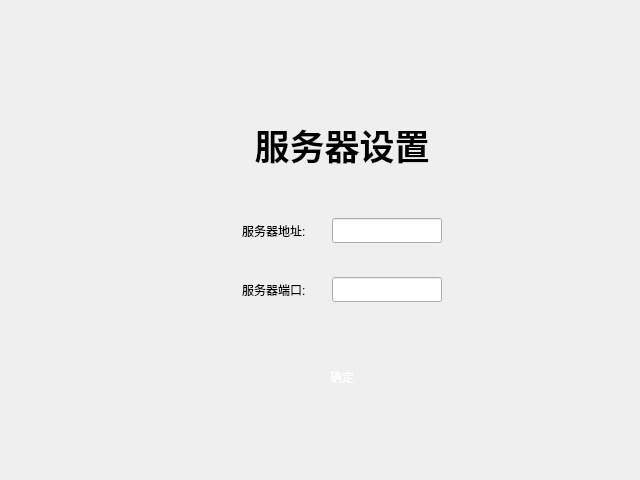
<?xml version="1.0" encoding="UTF-8"?>
<ui version="4.0">
 <class>Login</class>
 <widget class="QDialog" name="Login">
  <property name="geometry">
   <rect>
    <x>0</x>
    <y>0</y>
    <width>640</width>
    <height>480</height>
   </rect>
  </property>
  <property name="windowTitle">
   <string>Dialog</string>
  </property>
  <property name="styleSheet">
   <string notr="true"/>
  </property>
  <widget class="TitleWidget" name="title_widget" native="true">
   <property name="geometry">
    <rect>
     <x>0</x>
     <y>0</y>
     <width>640</width>
     <height>41</height>
    </rect>
   </property>
   <property name="contextMenuPolicy">
    <enum>Qt::NoContextMenu</enum>
   </property>
  </widget>
  <widget class="QStackedWidget" name="stackedWidget">
   <property name="geometry">
    <rect>
     <x>0</x>
     <y>49</y>
     <width>640</width>
     <height>431</height>
    </rect>
   </property>
   <property name="currentIndex">
    <number>2</number>
   </property>
   <widget class="QWidget" name="login_page">
    <layout class="QVBoxLayout" name="verticalLayout_3">
     <item>
      <spacer name="verticalSpacer">
       <property name="orientation">
        <enum>Qt::Vertical</enum>
       </property>
       <property name="sizeHint" stdset="0">
        <size>
         <width>20</width>
         <height>33</height>
        </size>
       </property>
      </spacer>
     </item>
     <item>
      <widget class="QWidget" name="widget" native="true">
       <layout class="QHBoxLayout" name="horizontalLayout_3">
        <item>
         <spacer name="horizontalSpacer">
          <property name="orientation">
           <enum>Qt::Horizontal</enum>
          </property>
          <property name="sizeHint" stdset="0">
           <size>
            <width>103</width>
            <height>20</height>
           </size>
          </property>
         </spacer>
        </item>
        <item>
         <widget class="QWidget" name="widget_2" native="true">
          <layout class="QVBoxLayout" name="verticalLayout_2">
           <item>
            <widget class="QWidget" name="widget_6" native="true">
             <layout class="QHBoxLayout" name="horizontalLayout_4">
              <item>
               <widget class="QLabel" name="label_3">
                <property name="font">
                 <font>
                  <family>华文新魏</family>
                  <pointsize>26</pointsize>
                  <bold>true</bold>
                 </font>
                </property>
                <property name="text">
                 <string>用户登录</string>
                </property>
                <property name="alignment">
                 <set>Qt::AlignCenter</set>
                </property>
               </widget>
              </item>
             </layout>
            </widget>
           </item>
           <item>
            <widget class="QWidget" name="widget_7" native="true">
             <property name="minimumSize">
              <size>
               <width>0</width>
               <height>15</height>
              </size>
             </property>
            </widget>
           </item>
           <item>
            <widget class="QWidget" name="widget_3" native="true">
             <layout class="QGridLayout" name="gridLayout">
              <item row="2" column="0">
               <widget class="QLabel" name="label_2">
                <property name="text">
                 <string>密码:</string>
                </property>
                <property name="buddy">
                 <cstring>log_pwd</cstring>
                </property>
               </widget>
              </item>
              <item row="0" column="2">
               <widget class="QLineEdit" name="log_usr">
                <property name="minimumSize">
                 <size>
                  <width>0</width>
                  <height>25</height>
                 </size>
                </property>
                <property name="font">
                 <font>
                  <family>Aharoni</family>
                  <pointsize>12</pointsize>
                  <bold>true</bold>
                 </font>
                </property>
                <property name="alignment">
                 <set>Qt::AlignCenter</set>
                </property>
               </widget>
              </item>
              <item row="2" column="2">
               <widget class="QLineEdit" name="log_pwd">
                <property name="minimumSize">
                 <size>
                  <width>0</width>
                  <height>25</height>
                 </size>
                </property>
                <property name="font">
                 <font>
                  <family>Aharoni</family>
                  <pointsize>12</pointsize>
                  <bold>true</bold>
                 </font>
                </property>
                <property name="alignment">
                 <set>Qt::AlignCenter</set>
                </property>
               </widget>
              </item>
              <item row="0" column="0">
               <widget class="QLabel" name="label">
                <property name="text">
                 <string>用户名:</string>
                </property>
                <property name="buddy">
                 <cstring>log_usr</cstring>
                </property>
               </widget>
              </item>
              <item row="0" column="1">
               <spacer name="horizontalSpacer_4">
                <property name="orientation">
                 <enum>Qt::Horizontal</enum>
                </property>
                <property name="sizeType">
                 <enum>QSizePolicy::Fixed</enum>
                </property>
                <property name="sizeHint" stdset="0">
                 <size>
                  <width>15</width>
                  <height>20</height>
                 </size>
                </property>
               </spacer>
              </item>
              <item row="1" column="0">
               <spacer name="verticalSpacer_3">
                <property name="orientation">
                 <enum>Qt::Vertical</enum>
                </property>
                <property name="sizeType">
                 <enum>QSizePolicy::Fixed</enum>
                </property>
                <property name="sizeHint" stdset="0">
                 <size>
                  <width>20</width>
                  <height>30</height>
                 </size>
                </property>
               </spacer>
              </item>
             </layout>
            </widget>
           </item>
           <item>
            <widget class="QWidget" name="widget_4" native="true">
             <layout class="QHBoxLayout" name="horizontalLayout_2">
              <item>
               <spacer name="horizontalSpacer_11">
                <property name="orientation">
                 <enum>Qt::Horizontal</enum>
                </property>
                <property name="sizeType">
                 <enum>QSizePolicy::Fixed</enum>
                </property>
                <property name="sizeHint" stdset="0">
                 <size>
                  <width>10</width>
                  <height>20</height>
                 </size>
                </property>
               </spacer>
              </item>
              <item>
               <widget class="QCheckBox" name="rember_pwd">
                <property name="font">
                 <font>
                  <family>新宋体</family>
                  <pointsize>12</pointsize>
                  <bold>true</bold>
                 </font>
                </property>
                <property name="text">
                 <string>记住密码</string>
                </property>
               </widget>
              </item>
              <item>
               <spacer name="horizontalSpacer_3">
                <property name="orientation">
                 <enum>Qt::Horizontal</enum>
                </property>
                <property name="sizeHint" stdset="0">
                 <size>
                  <width>40</width>
                  <height>20</height>
                 </size>
                </property>
               </spacer>
              </item>
              <item>
               <widget class="QToolButton" name="log_register_btn">
                <property name="font">
                 <font>
                  <family>新宋体</family>
                  <pointsize>12</pointsize>
                  <bold>true</bold>
                  <underline>true</underline>
                 </font>
                </property>
                <property name="styleSheet">
                 <string notr="true">color: rgb(255, 170, 0);</string>
                </property>
                <property name="text">
                 <string>没有账号,马上注册</string>
                </property>
                <property name="autoRaise">
                 <bool>true</bool>
                </property>
               </widget>
              </item>
              <item>
               <spacer name="horizontalSpacer_12">
                <property name="orientation">
                 <enum>Qt::Horizontal</enum>
                </property>
                <property name="sizeType">
                 <enum>QSizePolicy::Fixed</enum>
                </property>
                <property name="sizeHint" stdset="0">
                 <size>
                  <width>10</width>
                  <height>20</height>
                 </size>
                </property>
               </spacer>
              </item>
             </layout>
            </widget>
           </item>
           <item>
            <widget class="QWidget" name="widget_5" native="true">
             <layout class="QHBoxLayout" name="horizontalLayout">
              <item>
               <widget class="QToolButton" name="login_btn">
                <property name="minimumSize">
                 <size>
                  <width>200</width>
                  <height>50</height>
                 </size>
                </property>
                <property name="styleSheet">
                 <string notr="true">border-image: url(:/images/balckButton.png);
font: 75 18pt &quot;新宋体&quot;;
color: rgb(255, 255, 255);</string>
                </property>
                <property name="text">
                 <string>登录</string>
                </property>
                <property name="autoRaise">
                 <bool>true</bool>
                </property>
               </widget>
              </item>
             </layout>
            </widget>
           </item>
           <item>
            <widget class="QWidget" name="widget_8" native="true">
             <property name="minimumSize">
              <size>
               <width>0</width>
               <height>15</height>
              </size>
             </property>
            </widget>
           </item>
          </layout>
         </widget>
        </item>
        <item>
         <spacer name="horizontalSpacer_2">
          <property name="orientation">
           <enum>Qt::Horizontal</enum>
          </property>
          <property name="sizeHint" stdset="0">
           <size>
            <width>102</width>
            <height>20</height>
           </size>
          </property>
         </spacer>
        </item>
       </layout>
      </widget>
     </item>
     <item>
      <spacer name="verticalSpacer_2">
       <property name="orientation">
        <enum>Qt::Vertical</enum>
       </property>
       <property name="sizeHint" stdset="0">
        <size>
         <width>20</width>
         <height>34</height>
        </size>
       </property>
      </spacer>
     </item>
    </layout>
   </widget>
   <widget class="QWidget" name="register_page">
    <layout class="QVBoxLayout" name="verticalLayout_5">
     <item>
      <spacer name="verticalSpacer_5">
       <property name="orientation">
        <enum>Qt::Vertical</enum>
       </property>
       <property name="sizeHint" stdset="0">
        <size>
         <width>20</width>
         <height>22</height>
        </size>
       </property>
      </spacer>
     </item>
     <item>
      <widget class="QWidget" name="widget_9" native="true">
       <layout class="QHBoxLayout" name="horizontalLayout_5">
        <item>
         <spacer name="horizontalSpacer_5">
          <property name="orientation">
           <enum>Qt::Horizontal</enum>
          </property>
          <property name="sizeHint" stdset="0">
           <size>
            <width>119</width>
            <height>20</height>
           </size>
          </property>
         </spacer>
        </item>
        <item>
         <widget class="QWidget" name="widget_10" native="true">
          <layout class="QVBoxLayout" name="verticalLayout_4">
           <item>
            <widget class="QWidget" name="widget_11" native="true">
             <layout class="QHBoxLayout" name="horizontalLayout_6">
              <item>
               <widget class="QLabel" name="label_4">
                <property name="font">
                 <font>
                  <family>华文新魏</family>
                  <pointsize>26</pointsize>
                  <bold>true</bold>
                 </font>
                </property>
                <property name="text">
                 <string>用户注册</string>
                </property>
                <property name="alignment">
                 <set>Qt::AlignCenter</set>
                </property>
               </widget>
              </item>
             </layout>
            </widget>
           </item>
           <item>
            <widget class="QWidget" name="widget_13" native="true">
             <layout class="QGridLayout" name="gridLayout_2">
              <item row="5" column="0">
               <widget class="QLabel" name="label_10">
                <property name="text">
                 <string>邮  箱：</string>
                </property>
               </widget>
              </item>
              <item row="4" column="0">
               <widget class="QLabel" name="label_9">
                <property name="text">
                 <string>手  机：</string>
                </property>
               </widget>
              </item>
              <item row="4" column="2">
               <widget class="QLineEdit" name="reg_phone">
                <property name="minimumSize">
                 <size>
                  <width>0</width>
                  <height>25</height>
                 </size>
                </property>
                <property name="font">
                 <font>
                  <family>宋体</family>
                 </font>
                </property>
                <property name="alignment">
                 <set>Qt::AlignCenter</set>
                </property>
               </widget>
              </item>
              <item row="3" column="2">
               <widget class="QLineEdit" name="reg_surepwd">
                <property name="minimumSize">
                 <size>
                  <width>0</width>
                  <height>25</height>
                 </size>
                </property>
                <property name="font">
                 <font>
                  <family>宋体</family>
                 </font>
                </property>
                <property name="echoMode">
                 <enum>QLineEdit::Password</enum>
                </property>
                <property name="alignment">
                 <set>Qt::AlignCenter</set>
                </property>
               </widget>
              </item>
              <item row="3" column="0">
               <widget class="QLabel" name="label_8">
                <property name="text">
                 <string>确定密码：</string>
                </property>
               </widget>
              </item>
              <item row="5" column="2">
               <widget class="QLineEdit" name="reg_mail">
                <property name="minimumSize">
                 <size>
                  <width>0</width>
                  <height>25</height>
                 </size>
                </property>
                <property name="font">
                 <font>
                  <family>宋体</family>
                 </font>
                </property>
                <property name="alignment">
                 <set>Qt::AlignCenter</set>
                </property>
               </widget>
              </item>
              <item row="0" column="0">
               <widget class="QLabel" name="label_5">
                <property name="text">
                 <string>用户名：</string>
                </property>
               </widget>
              </item>
              <item row="2" column="0">
               <widget class="QLabel" name="label_7">
                <property name="text">
                 <string>密  码：</string>
                </property>
               </widget>
              </item>
              <item row="1" column="2">
               <widget class="QLineEdit" name="reg_nickname">
                <property name="minimumSize">
                 <size>
                  <width>0</width>
                  <height>25</height>
                 </size>
                </property>
                <property name="font">
                 <font>
                  <family>宋体</family>
                 </font>
                </property>
                <property name="alignment">
                 <set>Qt::AlignCenter</set>
                </property>
               </widget>
              </item>
              <item row="2" column="2">
               <widget class="QLineEdit" name="reg_pwd">
                <property name="minimumSize">
                 <size>
                  <width>0</width>
                  <height>25</height>
                 </size>
                </property>
                <property name="font">
                 <font>
                  <family>宋体</family>
                 </font>
                </property>
                <property name="echoMode">
                 <enum>QLineEdit::Password</enum>
                </property>
                <property name="alignment">
                 <set>Qt::AlignCenter</set>
                </property>
               </widget>
              </item>
              <item row="1" column="0">
               <widget class="QLabel" name="label_6">
                <property name="text">
                 <string>昵  称：</string>
                </property>
               </widget>
              </item>
              <item row="0" column="2">
               <widget class="QLineEdit" name="reg_usr">
                <property name="minimumSize">
                 <size>
                  <width>0</width>
                  <height>25</height>
                 </size>
                </property>
                <property name="font">
                 <font>
                  <family>宋体</family>
                 </font>
                </property>
                <property name="alignment">
                 <set>Qt::AlignCenter</set>
                </property>
               </widget>
              </item>
              <item row="0" column="1">
               <spacer name="horizontalSpacer_6">
                <property name="orientation">
                 <enum>Qt::Horizontal</enum>
                </property>
                <property name="sizeType">
                 <enum>QSizePolicy::Fixed</enum>
                </property>
                <property name="sizeHint" stdset="0">
                 <size>
                  <width>15</width>
                  <height>20</height>
                 </size>
                </property>
               </spacer>
              </item>
             </layout>
            </widget>
           </item>
           <item>
            <widget class="QWidget" name="widget_15" native="true">
             <layout class="QHBoxLayout" name="horizontalLayout_8">
              <item>
               <widget class="QToolButton" name="register_btn">
                <property name="minimumSize">
                 <size>
                  <width>200</width>
                  <height>50</height>
                 </size>
                </property>
                <property name="styleSheet">
                 <string notr="true">border-image: url(:/images/balckButton.png);
font: 75 18pt &quot;新宋体&quot;;
color: rgb(255, 255, 255);</string>
                </property>
                <property name="text">
                 <string>注册</string>
                </property>
                <property name="autoRaise">
                 <bool>true</bool>
                </property>
               </widget>
              </item>
             </layout>
            </widget>
           </item>
           <item>
            <widget class="QWidget" name="widget_16" native="true">
             <property name="minimumSize">
              <size>
               <width>0</width>
               <height>15</height>
              </size>
             </property>
            </widget>
           </item>
          </layout>
         </widget>
        </item>
        <item>
         <spacer name="horizontalSpacer_8">
          <property name="orientation">
           <enum>Qt::Horizontal</enum>
          </property>
          <property name="sizeHint" stdset="0">
           <size>
            <width>118</width>
            <height>20</height>
           </size>
          </property>
         </spacer>
        </item>
       </layout>
      </widget>
     </item>
     <item>
      <spacer name="verticalSpacer_4">
       <property name="orientation">
        <enum>Qt::Vertical</enum>
       </property>
       <property name="sizeHint" stdset="0">
        <size>
         <width>20</width>
         <height>24</height>
        </size>
       </property>
      </spacer>
     </item>
    </layout>
   </widget>
   <widget class="QWidget" name="set_page">
    <widget class="QWidget" name="widget_12" native="true">
     <property name="geometry">
      <rect>
       <x>31</x>
       <y>31</y>
       <width>622</width>
       <height>388</height>
      </rect>
     </property>
     <layout class="QHBoxLayout" name="horizontalLayout_7">
      <item>
       <spacer name="horizontalSpacer_7">
        <property name="orientation">
         <enum>Qt::Horizontal</enum>
        </property>
        <property name="sizeHint" stdset="0">
         <size>
          <width>119</width>
          <height>20</height>
         </size>
        </property>
       </spacer>
      </item>
      <item>
       <widget class="QWidget" name="widget_14" native="true">
        <layout class="QVBoxLayout" name="verticalLayout_6">
         <item>
          <widget class="QWidget" name="widget_17" native="true">
           <layout class="QHBoxLayout" name="horizontalLayout_9">
            <item>
             <widget class="QLabel" name="label_11">
              <property name="font">
               <font>
                <family>华文新魏</family>
                <pointsize>26</pointsize>
                <bold>true</bold>
               </font>
              </property>
              <property name="text">
               <string>服务器设置</string>
              </property>
              <property name="alignment">
               <set>Qt::AlignCenter</set>
              </property>
             </widget>
            </item>
           </layout>
          </widget>
         </item>
         <item>
          <widget class="QWidget" name="widget_18" native="true">
           <layout class="QGridLayout" name="gridLayout_3">
            <item row="0" column="1">
             <spacer name="horizontalSpacer_9">
              <property name="orientation">
               <enum>Qt::Horizontal</enum>
              </property>
              <property name="sizeType">
               <enum>QSizePolicy::Fixed</enum>
              </property>
              <property name="sizeHint" stdset="0">
               <size>
                <width>20</width>
                <height>20</height>
               </size>
              </property>
             </spacer>
            </item>
            <item row="0" column="2">
             <widget class="QLineEdit" name="address_server">
              <property name="minimumSize">
               <size>
                <width>0</width>
                <height>25</height>
               </size>
              </property>
              <property name="font">
               <font>
                <family>宋体</family>
               </font>
              </property>
              <property name="alignment">
               <set>Qt::AlignCenter</set>
              </property>
             </widget>
            </item>
            <item row="0" column="0">
             <widget class="QLabel" name="label_15">
              <property name="text">
               <string>服务器地址:</string>
              </property>
             </widget>
            </item>
            <item row="2" column="2">
             <widget class="QLineEdit" name="port_server">
              <property name="minimumSize">
               <size>
                <width>0</width>
                <height>25</height>
               </size>
              </property>
              <property name="font">
               <font>
                <family>宋体</family>
               </font>
              </property>
              <property name="alignment">
               <set>Qt::AlignCenter</set>
              </property>
             </widget>
            </item>
            <item row="2" column="0">
             <widget class="QLabel" name="label_17">
              <property name="text">
               <string>服务器端口:</string>
              </property>
             </widget>
            </item>
            <item row="1" column="0">
             <spacer name="verticalSpacer_8">
              <property name="orientation">
               <enum>Qt::Vertical</enum>
              </property>
              <property name="sizeType">
               <enum>QSizePolicy::Fixed</enum>
              </property>
              <property name="sizeHint" stdset="0">
               <size>
                <width>20</width>
                <height>25</height>
               </size>
              </property>
             </spacer>
            </item>
           </layout>
          </widget>
         </item>
         <item>
          <widget class="QWidget" name="widget_19" native="true">
           <layout class="QHBoxLayout" name="horizontalLayout_10">
            <item>
             <widget class="QToolButton" name="set_ok_btn">
              <property name="minimumSize">
               <size>
                <width>200</width>
                <height>50</height>
               </size>
              </property>
              <property name="styleSheet">
               <string notr="true">border-image: url(:/images/balckButton.png);
font: 75 18pt &quot;新宋体&quot;;
color: rgb(255, 255, 255);</string>
              </property>
              <property name="text">
               <string>确定</string>
              </property>
              <property name="autoRaise">
               <bool>true</bool>
              </property>
             </widget>
            </item>
           </layout>
          </widget>
         </item>
         <item>
          <widget class="QWidget" name="widget_20" native="true">
           <property name="maximumSize">
            <size>
             <width>16777215</width>
             <height>20</height>
            </size>
           </property>
          </widget>
         </item>
        </layout>
       </widget>
      </item>
      <item>
       <spacer name="horizontalSpacer_10">
        <property name="orientation">
         <enum>Qt::Horizontal</enum>
        </property>
        <property name="sizeHint" stdset="0">
         <size>
          <width>118</width>
          <height>20</height>
         </size>
        </property>
       </spacer>
      </item>
     </layout>
    </widget>
   </widget>
  </widget>
 </widget>
 <customwidgets>
  <customwidget>
   <class>TitleWidget</class>
   <extends>QWidget</extends>
   <header>CustomWidgets/titlewidget.h</header>
   <container>1</container>
  </customwidget>
 </customwidgets>
 <resources/>
 <connections/>
</ui>
